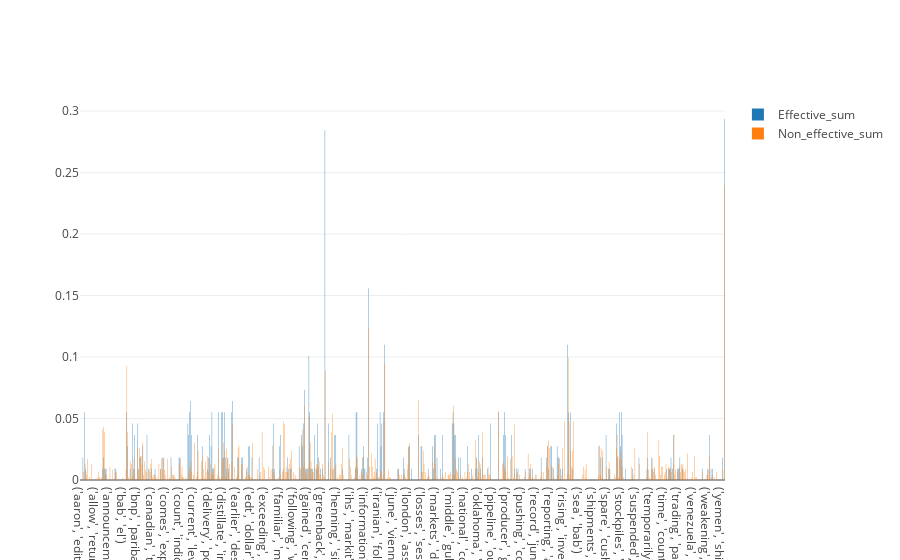

Here is the notebook cell this chart was saved with:
### Code cell
effective_vs = test_df.loc[prediction==1]
non_effective_vs = test_df.loc[prediction!=1]
pairwise_dictionary = list(test_df.columns[1:-1])
trace1 = go.Bar(
    x=pairwise_dictionary,
    y=[ i/len(effective_vs) for i in list(effective_vs.sum()[1:-1].values)],
    name='Effective_sum'
)
trace2 = go.Bar(
    x=pairwise_dictionary,
    y=[ i/len(non_effective_vs) for i in list(non_effective_vs.sum()[1:-1].values)],
    name='Non_effective_sum'
)

data = [trace1, trace2]
layout = go.Layout(
    barmode='group'
)

fig = go.Figure(data=data, layout=layout)
iplot(fig, filename='stacked-bar')

### Figure 1 — Plotly figure (JSON) as saved in the notebook; plotly's stock layout.template omitted (floating-point values rounded to 4 significant figures; data arrays with more than 128 entries replaced by an {"elided": "..."} marker saying what was removed)
{"data": [{"name": "Effective_sum", "type": "bar", "uid": "fdd58eca-fce9-11e8-baa1-0c9d9275377d", "x": {"elided": "725 str values"}, "y": {"elided": "725 float values"}}, {"name": "Non_effective_sum", "type": "bar", "uid": "fdd58ecb-fce9-11e8-bfc5-0c9d9275377d", "x": {"elided": "725 str values"}, "y": {"elided": "725 float values"}}], "layout": {"barmode": "group"}}
